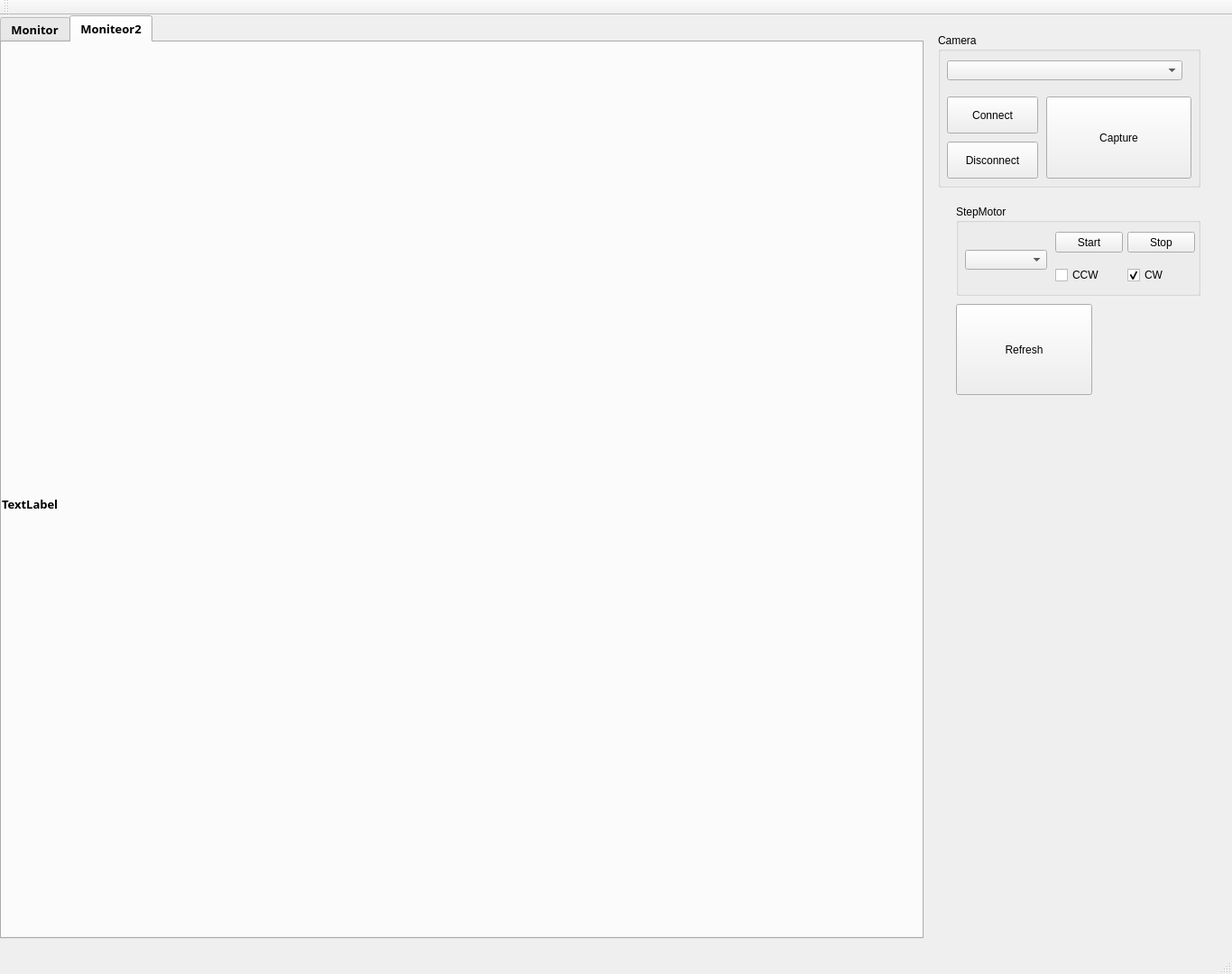
<?xml version="1.0" encoding="UTF-8"?>
<ui version="4.0">
 <class>MainWindow</class>
 <widget class="QMainWindow" name="MainWindow">
  <property name="geometry">
   <rect>
    <x>0</x>
    <y>0</y>
    <width>1366</width>
    <height>1080</height>
   </rect>
  </property>
  <property name="windowTitle">
   <string>MainWindow</string>
  </property>
  <widget class="QWidget" name="centralWidget">
   <widget class="QTabWidget" name="tabWidget">
    <property name="geometry">
     <rect>
      <x>0</x>
      <y>0</y>
      <width>1024</width>
      <height>1024</height>
     </rect>
    </property>
    <property name="font">
     <font>
      <family>微軟正黑體</family>
      <pointsize>10</pointsize>
      <weight>75</weight>
      <bold>true</bold>
     </font>
    </property>
    <property name="currentIndex">
     <number>1</number>
    </property>
    <widget class="QWidget" name="tab">
     <attribute name="title">
      <string>Monitor</string>
     </attribute>
     <widget class="QLabel" name="label">
      <property name="geometry">
       <rect>
        <x>0</x>
        <y>0</y>
        <width>1024</width>
        <height>1024</height>
       </rect>
      </property>
      <property name="text">
       <string>TextLabel</string>
      </property>
     </widget>
    </widget>
    <widget class="QWidget" name="tab_2">
     <attribute name="title">
      <string>Moniteor2</string>
     </attribute>
     <widget class="QLabel" name="label_2">
      <property name="geometry">
       <rect>
        <x>0</x>
        <y>0</y>
        <width>1024</width>
        <height>1024</height>
       </rect>
      </property>
      <property name="text">
       <string>TextLabel</string>
      </property>
     </widget>
    </widget>
   </widget>
   <widget class="QGroupBox" name="groupBox">
    <property name="geometry">
     <rect>
      <x>1040</x>
      <y>20</y>
      <width>291</width>
      <height>171</height>
     </rect>
    </property>
    <property name="title">
     <string>Camera</string>
    </property>
    <widget class="QPushButton" name="btn_Capture">
     <property name="geometry">
      <rect>
       <x>120</x>
       <y>70</y>
       <width>161</width>
       <height>91</height>
      </rect>
     </property>
     <property name="text">
      <string>Capture</string>
     </property>
    </widget>
    <widget class="QPushButton" name="btn_Connect">
     <property name="geometry">
      <rect>
       <x>10</x>
       <y>70</y>
       <width>101</width>
       <height>41</height>
      </rect>
     </property>
     <property name="text">
      <string>Connect</string>
     </property>
    </widget>
    <widget class="QPushButton" name="btn_DisConnect">
     <property name="geometry">
      <rect>
       <x>10</x>
       <y>120</y>
       <width>101</width>
       <height>41</height>
      </rect>
     </property>
     <property name="text">
      <string>Disconnect</string>
     </property>
    </widget>
    <widget class="QComboBox" name="cBox_Camera">
     <property name="geometry">
      <rect>
       <x>10</x>
       <y>30</y>
       <width>261</width>
       <height>22</height>
      </rect>
     </property>
    </widget>
   </widget>
   <widget class="QGroupBox" name="groupBox_2">
    <property name="geometry">
     <rect>
      <x>1060</x>
      <y>210</y>
      <width>271</width>
      <height>101</height>
     </rect>
    </property>
    <property name="title">
     <string>StepMotor</string>
    </property>
    <widget class="QCheckBox" name="ckBox_CW">
     <property name="enabled">
      <bool>true</bool>
     </property>
     <property name="geometry">
      <rect>
       <x>190</x>
       <y>70</y>
       <width>73</width>
       <height>16</height>
      </rect>
     </property>
     <property name="text">
      <string>CW</string>
     </property>
     <property name="checked">
      <bool>true</bool>
     </property>
    </widget>
    <widget class="QCheckBox" name="ckBox_CCW">
     <property name="geometry">
      <rect>
       <x>110</x>
       <y>70</y>
       <width>73</width>
       <height>16</height>
      </rect>
     </property>
     <property name="text">
      <string>CCW</string>
     </property>
    </widget>
    <widget class="QPushButton" name="btn_Start">
     <property name="geometry">
      <rect>
       <x>110</x>
       <y>30</y>
       <width>75</width>
       <height>23</height>
      </rect>
     </property>
     <property name="text">
      <string>Start</string>
     </property>
    </widget>
    <widget class="QPushButton" name="btn_Stop">
     <property name="geometry">
      <rect>
       <x>190</x>
       <y>30</y>
       <width>75</width>
       <height>23</height>
      </rect>
     </property>
     <property name="text">
      <string>Stop</string>
     </property>
    </widget>
    <widget class="QComboBox" name="cBox_PortName">
     <property name="geometry">
      <rect>
       <x>10</x>
       <y>50</y>
       <width>91</width>
       <height>22</height>
      </rect>
     </property>
    </widget>
   </widget>
   <widget class="QPushButton" name="btn_RefreshCom">
    <property name="geometry">
     <rect>
      <x>1060</x>
      <y>320</y>
      <width>151</width>
      <height>101</height>
     </rect>
    </property>
    <property name="text">
     <string>Refresh</string>
    </property>
   </widget>
  </widget>
  <widget class="QToolBar" name="mainToolBar">
   <attribute name="toolBarArea">
    <enum>TopToolBarArea</enum>
   </attribute>
   <attribute name="toolBarBreak">
    <bool>false</bool>
   </attribute>
  </widget>
  <widget class="QStatusBar" name="statusBar"/>
 </widget>
 <layoutdefault spacing="6" margin="11"/>
 <resources/>
 <connections/>
</ui>
